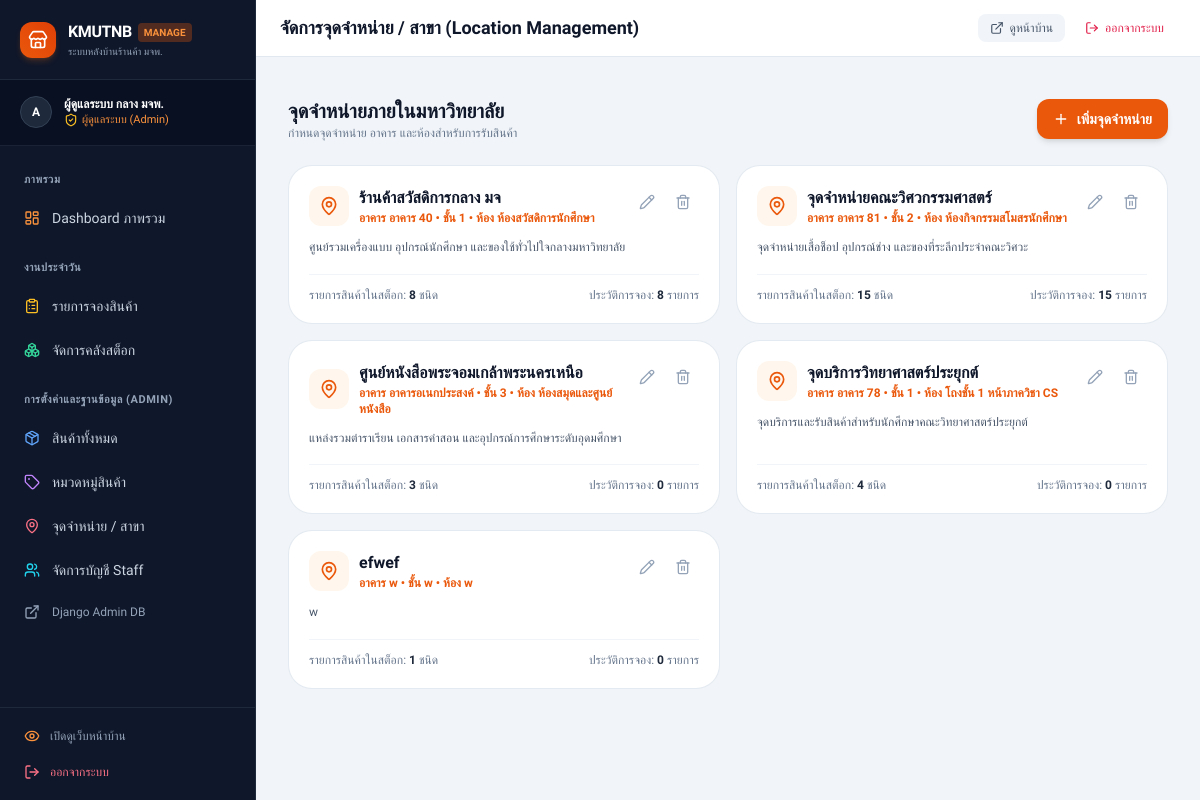
The page /manage/locations/ (signed in) on the database its author committed.
### accounts/models.py (models this page shows, shortened)
class User(AbstractUser):
    ROLE_ADMIN = 'admin'
    ROLE_STAFF = 'staff'
    ROLE_CHOICES = [
        (ROLE_ADMIN, 'ผู้ดูแลระบบ (Admin)'),
        (ROLE_STAFF, 'เจ้าหน้าที่ประจำสาขา (Staff)'),
    ]
    role = models.CharField(
        max_length=30,
        choices=ROLE_CHOICES,
        default=ROLE_STAFF,
        verbose_name='สิทธิ์ผู้ใช้งาน'
    )
    location = models.ForeignKey(
        'shop.Location',
        on_delete=models.SET_NULL,
        null=True,
        blank=True,
        related_name='staff_users',
        verbose_name='สถานที่รับผิดชอบ'
    )
    class Meta:
        verbose_name = 'ผู้ใช้งาน'
        verbose_name_plural = 'ผู้ใช้งานทั้งหมด'
        ordering = ['username']
    @property
    def is_shop_admin(self):
        return self.is_superuser or self.role == self.ROLE_ADMIN

### shop/models.py (models this page shows, shortened)
class Location(models.Model):
    name = models.CharField(max_length=150, verbose_name='ชื่อจุดจำหน่าย')
    building = models.CharField(max_length=100, blank=True, verbose_name='ชื่อ/เลขอาคาร')
    floor = models.CharField(max_length=30, blank=True, verbose_name='ชั้น')
    room = models.CharField(max_length=100, blank=True, verbose_name='ห้องหรือบริเวณ')
    description = models.TextField(blank=True, verbose_name='รายละเอียดสถานที่')
    class Meta:
        verbose_name = 'สถานที่จำหน่าย'
        verbose_name_plural = 'สถานที่จำหน่ายทั้งหมด'
        ordering = ['name']
    @property
    def location_detail(self):
        details = []
        if self.building:
            details.append(f"อาคาร {self.building}")
        if self.floor:
            details.append(f"ชั้น {self.floor}")
        if self.room:
            details.append(f"ห้อง {self.room}")
        return " • ".join(details) if details else "จุดจำหน่ายหลัก"

### shop/views_manage.py (the view)
# urls.py: path('locations/', views_manage.location_list_manage, name='location_list'),
@admin_required
def location_list_manage(request):
    locations = Location.objects.annotate(
        stock_count=Count('stocks'),
        res_count=Count('reservations')
    ).all()
    return render(request, 'manage/locations.html', {
        'locations': locations,
    })

### accounts/permissions.py (called while the page is built)
def role_required(allowed_roles):
    if isinstance(allowed_roles, str):
        allowed_roles = [allowed_roles]
    def decorator(view_func):
        @wraps(view_func)
        def _wrapped_view(request, *args, **kwargs):
            if not request.user.is_authenticated:
                messages.warning(request, 'กรุณาเข้าสู่ระบบก่อนเข้าใช้งานส่วนจัดการ')
                return redirect('accounts:login')
            if request.user.is_superuser:
                return view_func(request, *args, **kwargs)
            if request.user.role in allowed_roles:
                return view_func(request, *args, **kwargs)
            messages.error(request, 'คุณไม่มีสิทธิ์เข้าถึงหน้านี้')
            raise PermissionDenied("สิทธิ์การใช้งานไม่เพียงพอ")
        return _wrapped_view
    return decorator

### templates/manage/locations.html (shortened to what this page needs)
{% extends 'base_manage.html' %}
{% block page_title %}จัดการจุดจำหน่าย / สาขา (Location Management){% endblock %}
{% block content %}
<div class="space-y-6">
    <div class="flex items-center justify-between">
        <div>
            <h2 class="text-xl font-extrabold text-slate-900">จุดจำหน่ายภายในมหาวิทยาลัย</h2>
            <p class="text-xs text-slate-500">กำหนดจุดจำหน่าย อาคาร และห้องสำหรับการรับสินค้า</p>
        </div>
        <a href="{% url 'shop_manage:location_create' %}" class="inline-flex items-center gap-2 px-4 py-2.5 rounded-xl bg-orange-600 hover:bg-orange-500 text-white font-bold text-xs sm:text-sm shadow-md transition">
            <i data-lucide="plus" class="w-4 h-4"></i>
            <span>เพิ่มจุดจำหน่าย</span>
        </a>
    </div>
    <div class="grid grid-cols-1 md:grid-cols-2 gap-4">
        {% for loc in locations %}
            <div class="bg-white rounded-3xl border border-slate-200/90 p-5 shadow-xs flex flex-col justify-between">
                <div>
                    <div class="flex items-start justify-between gap-3">
                        <div class="flex items-center gap-2.5">
                            <div class="w-10 h-10 rounded-xl bg-orange-50 text-orange-600 flex items-center justify-center shrink-0">
                                <i data-lucide="map-pin" class="w-5 h-5"></i>
                            </div>
                            <div>
                                <h3 class="font-bold text-slate-900 text-sm sm:text-base">{{ loc.name }}</h3>
                                <p class="text-xs text-orange-600 font-semibold">{{ loc.location_detail }}</p>
                            </div>
                        </div>
                        <div class="flex items-center gap-1">
                            <a href="{% url 'shop_manage:location_edit' loc.id %}" class="p-2 text-slate-400 hover:text-orange-600 hover:bg-orange-50 rounded-lg transition" title="แก้ไข">
                                <i data-lucide="pencil" class="w-4 h-4"></i>
                            </a>
                            <form method="POST" action="{% url 'shop_manage:location_delete' loc.id %}" onsubmit="return confirm('ต้องการลบจุดจำหน่ายนี้หรือไม่?');" class="inline">
                                <button type="submit" class="p-2 text-slate-400 hover:text-rose-600 hover:bg-rose-50 rounded-lg transition" title="ลบ">
                                    <i data-lucide="trash-2" class="w-4 h-4"></i>
                                </button>
                            </form>
                        </div>
                    </div>
                    <p class="mt-3 text-xs text-slate-600 leading-relaxed">
                        {{ loc.description|default:"ไม่มีรายละเอียดสถานที่เพิ่มเติม" }}
                    </p>
                </div>
                <div class="mt-4 pt-3 border-t border-slate-100 flex items-center justify-between text-xs text-slate-500">
                    <span>รายการสินค้าในสต็อก: <strong class="text-slate-800">{{ loc.stock_count }}</strong> ชนิด</span>
                    <span>ประวัติการจอง: <strong class="text-slate-800">{{ loc.res_count }}</strong> รายการ</span>
                </div>
            </div>
        {% endfor %}
    </div>
</div>
{% endblock %}

### templates/base_manage.html (shortened to what this page needs)
<!DOCTYPE html>
<html lang="th" class="h-full bg-slate-100">
<head>
    <script src="https://cdn.tailwindcss.com"></script>
</head>
<body class="h-full flex flex-col antialiased text-slate-800" hx-headers='{"X-CSRFToken": "{{ csrf_token }}"}'>
    <div class="flex-1 flex overflow-hidden">
        <aside class="w-64 bg-slate-900 text-slate-300 flex flex-col shrink-0 hidden md:flex border-r border-slate-800">
            <div class="p-5 border-b border-slate-800 flex items-center justify-between">
                <a href="{% url 'shop_manage:dashboard' %}" class="flex items-center gap-3">
                    <div class="w-9 h-9 rounded-xl bg-gradient-to-tr from-orange-600 to-kmutnb flex items-center justify-center text-white font-bold shadow-md shadow-orange-500/20">
                        <i data-lucide="store" class="w-5 h-5"></i>
                    </div>
                    <div>
                        <div class="flex items-center gap-1.5">
                            <span class="font-bold text-white text-base tracking-tight">KMUTNB</span>
                            <span class="text-[10px] font-bold px-1.5 py-0.5 bg-orange-600/30 text-orange-400 rounded">MANAGE</span>
                        </div>
                        <p class="text-[10px] text-slate-400">ระบบหลังบ้านร้านค้า มจพ.</p>
                    </div>
                </a>
            </div>
            <div class="px-5 py-4 border-b border-slate-800/80 bg-slate-950/40">
                <div class="flex items-center gap-3">
                    <div class="w-8 h-8 rounded-full bg-slate-800 border border-slate-700 flex items-center justify-center text-white font-bold text-xs">
                        {{ user.username|slice:":1"|upper }}
                    </div>
                    <div class="flex-1 min-w-0">
                        <p class="text-xs font-semibold text-white truncate">{{ user.get_full_name|default:user.username }}</p>
                        <div class="flex items-center gap-1 text-[11px] text-orange-400 font-medium">
                            {% if user.is_shop_admin %}
                                <i data-lucide="shield-check" class="w-3.5 h-3.5 text-amber-400"></i>
                                <span>ผู้ดูแลระบบ (Admin)</span>
                            {% else %}
                                <i data-lucide="user-check" class="w-3.5 h-3.5 text-emerald-400"></i>
                                <span>เจ้าหน้าที่ (Staff)</span>
                            {% endif %}
                        </div>
                    </div>
                </div>
            </div>
            <nav class="flex-1 p-3 space-y-1 overflow-y-auto text-sm">
                <p class="px-3 pt-3 pb-1 text-[11px] font-semibold uppercase tracking-wider text-slate-400">ภาพรวม</p>
                <a href="{% url 'shop_manage:dashboard' %}" class="flex items-center gap-3 px-3 py-2.5 rounded-xl font-medium text-slate-300 hover:text-white hover:bg-slate-800 transition">
                    <i data-lucide="layout-dashboard" class="w-4 h-4 text-orange-400"></i>
                    <span>Dashboard ภาพรวม</span>
                </a>
                <p class="px-3 pt-4 pb-1 text-[11px] font-semibold uppercase tracking-wider text-slate-400">งานประจำวัน</p>
                <a href="{% url 'reservations_manage:reservation_list' %}" class="flex items-center justify-between px-3 py-2.5 rounded-xl font-medium text-slate-300 hover:text-white hover:bg-slate-800 transition">
                    <div class="flex items-center gap-3">
                        <i data-lucide="clipboard-list" class="w-4 h-4 text-amber-400"></i>
                        <span>รายการจองสินค้า</span>
                    </div>
                </a>
                <a href="{% url 'shop_manage:stock_list' %}" class="flex items-center gap-3 px-3 py-2.5 rounded-xl font-medium text-slate-300 hover:text-white hover:bg-slate-800 transition">
                    <i data-lucide="boxes" class="w-4 h-4 text-emerald-400"></i>
                    <span>จัดการคลังสต็อก</span>
                </a>
                {% if user.is_shop_admin %}
                    <p class="px-3 pt-4 pb-1 text-[11px] font-semibold uppercase tracking-wider text-slate-400">การตั้งค่าและฐานข้อมูล (Admin)</p>
                    <a href="{% url 'shop_manage:product_list' %}" class="flex items-center gap-3 px-3 py-2.5 rounded-xl font-medium text-slate-300 hover:text-white hover:bg-slate-800 transition">
                        <i data-lucide="package" class="w-4 h-4 text-blue-400"></i>
                        <span>สินค้าทั้งหมด</span>
                    </a>
                    <a href="{% url 'shop_manage:category_list' %}" class="flex items-center gap-3 px-3 py-2.5 rounded-xl font-medium text-slate-300 hover:text-white hover:bg-slate-800 transition">
                        <i data-lucide="tag" class="w-4 h-4 text-purple-400"></i>
                        <span>หมวดหมู่สินค้า</span>
                    </a>
                    <a href="{% url 'shop_manage:location_list' %}" class="flex items-center gap-3 px-3 py-2.5 rounded-xl font-medium text-slate-300 hover:text-white hover:bg-slate-800 transition">
                        <i data-lucide="map-pin" class="w-4 h-4 text-rose-400"></i>
                        <span>จุดจำหน่าย / สาขา</span>
                    </a>
                    <a href="{% url 'accounts:staff_list' %}" class="flex items-center gap-3 px-3 py-2.5 rounded-xl font-medium text-slate-300 hover:text-white hover:bg-slate-800 transition">
                        <i data-lucide="users" class="w-4 h-4 text-cyan-400"></i>
                        <span>จัดการบัญชี Staff</span>
                    </a>
                    <a href="/admin/" target="_blank" class="flex items-center gap-3 px-3 py-2.5 rounded-xl font-medium text-slate-400 hover:text-white hover:bg-slate-800 transition text-xs">
                        <i data-lucide="external-link" class="w-4 h-4"></i>
                        <span>Django Admin DB</span>
                    </a>
                {% endif %}
            </nav>
            <div class="p-3 border-t border-slate-800 space-y-1">
                <a href="{% url 'shop:home' %}" target="_blank" class="flex items-center gap-2.5 px-3 py-2 rounded-xl text-xs font-medium text-slate-400 hover:text-white hover:bg-slate-800 transition">
                    <i data-lucide="eye" class="w-4 h-4 text-orange-400"></i>
                    <span>เปิดดูเว็บหน้าบ้าน</span>
                </a>
                <a href="{% url 'accounts:logout' %}" class="flex items-center gap-2.5 px-3 py-2 rounded-xl text-xs font-medium text-rose-400 hover:text-rose-300 hover:bg-rose-950/30 transition">
                    <i data-lucide="log-out" class="w-4 h-4"></i>
                    <span>ออกจากระบบ</span>
                </a>
            </div>
        </aside>
        <div class="flex-1 flex flex-col min-w-0 overflow-y-auto">
            <header class="bg-white border-b border-slate-200 px-4 sm:px-6 py-3.5 flex items-center justify-between shrink-0 shadow-xs">
                <div class="flex items-center gap-3">
                    <h1 class="text-base sm:text-lg font-bold text-slate-900 truncate">
                        {% block page_title %}KMUTNB Shop Management{% endblock %}
                    </h1>
                </div>
                <div class="flex items-center gap-2">
                    <a href="{% url 'shop:home' %}" target="_blank" class="hidden sm:inline-flex items-center gap-1.5 px-3 py-1.5 text-xs font-medium text-slate-600 bg-slate-100 hover:bg-slate-200 rounded-lg transition">
                        <i data-lucide="external-link" class="w-3.5 h-3.5"></i>
                        <span>ดูหน้าบ้าน</span>
                    </a>
                    <a href="{% url 'accounts:logout' %}" class="inline-flex items-center gap-1.5 px-3 py-1.5 text-xs font-medium text-rose-600 hover:bg-rose-50 rounded-lg transition">
                        <i data-lucide="log-out" class="w-3.5 h-3.5"></i>
                        <span class="hidden sm:inline">ออกจากระบบ</span>
                    </a>
                </div>
            </header>
            <div class="flex-1 px-4 sm:px-6 lg:px-8 py-4 sm:py-6">
                {% block content %}{% endblock %}
            </div>
        </div>
    </div>
</body>
</html>

### templates/base_manage.html (style rules this page uses)
body { font-family: 'Prompt', sans-serif; }

### rows shown on the page
User: username "A", get_full_name "ผู้ดูแลระบบ กลาง มจพ."
Location: name "ร้านค้าสวัสดิการกลาง มจ", location_detail "อาคาร อาคาร 40 • ชั้น 1 • ห้อง ห้องสวัสดิการนักศึกษา", description "ศูนย์รวมเครื่องแบบ อุปกรณ์นักศึกษา และของใช้ทั่วไปใจกลางมหาวิทยาลัย", stock_count "8", res_count "8"
Location: name "จุดจำหน่ายคณะวิศวกรรมศาสตร์", location_detail "อาคาร อาคาร 81 • ชั้น 2 • ห้อง ห้องกิจกรรมสโมสรนักศึกษา", description "จุดจำหน่ายเสื้อช็อป อุปกรณ์ช่าง และของที่ระลึกประจำคณะวิศวะ", stock_count "15", res_count "15"
Location: name "ศูนย์หนังสือพระจอมเกล้าพระนครเหนือ", location_detail "อาคาร อาคารอเนกประสงค์ • ชั้น 3 • ห้อง ห้องสมุดและศูนย์หนังสือ", description "แหล่งรวมตำราเรียน เอกสารคำสอน และอุปกรณ์การศึกษาระดับอุดมศึกษา", stock_count "3", res_count "0"
Location: name "จุดบริการวิทยาศาสตร์ประยุกต์", location_detail "อาคาร อาคาร 78 • ชั้น 1 • ห้อง โถงชั้น 1 หน้าภาควิชา CS", description "จุดบริการและรับสินค้าสำหรับนักศึกษาคณะวิทยาศาสตร์ประยุกต์", stock_count "4", res_count "0"
Location: name "efwef", location_detail "อาคาร w • ชั้น w • ห้อง w", description "w", stock_count "1", res_count "0"
